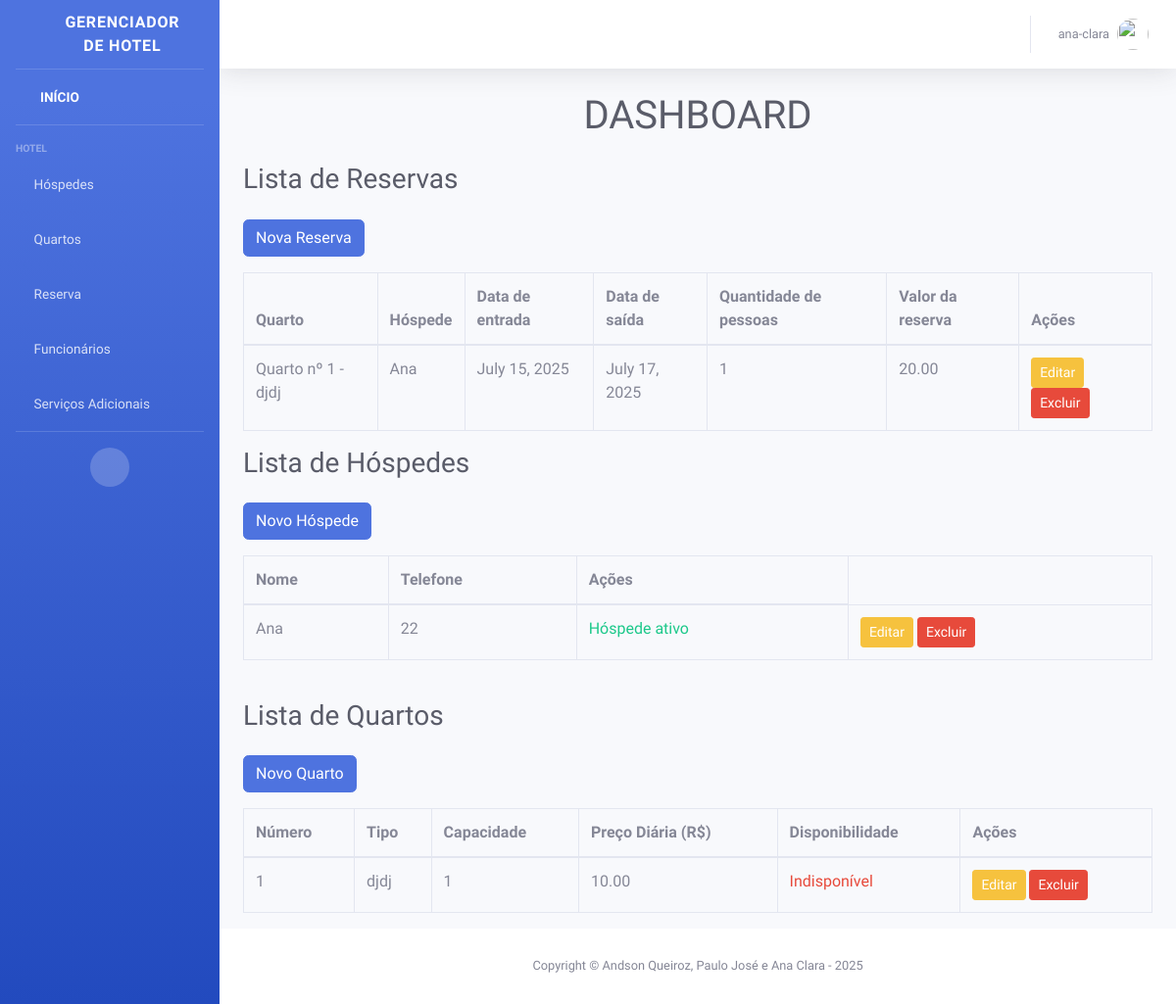
The app's page / (signed in) with its own data.
### reservas/models.py (models this page shows, shortened)
class Reserva(models.Model):
    hospede = models.ForeignKey(Hospede, to_field='cpf', on_delete=models.CASCADE)
    quarto = models.ForeignKey(Quarto, on_delete=models.CASCADE)
    dtEntrada = models.DateField()
    dtSaida = models.DateField()
    quantPessoas = models.PositiveIntegerField()
    valor_total = models.DecimalField(max_digits=8, decimal_places=2, blank=True, null=True)

### quartos/models.py (models this page shows)
class Quarto(models.Model):
    numero = models.IntegerField(unique=True, primary_key=True)
    tipo = models.CharField(max_length=50)
    capacidade = models.IntegerField()
    disponibilidade = models.BooleanField(default=True)
    preco_diaria = models.DecimalField(max_digits=8, decimal_places=2)
    def __str__(self):
        return f"Quarto nº {self.numero} - {self.tipo}"

### clientes/models.py (models this page shows)
class Hospede(models.Model):
    nome = models.CharField(max_length=100)
    telefone = models.CharField(max_length=20)
    ativo = models.BooleanField(default=False)
    cpf = models.CharField(primary_key=True, max_length=14)
    def __str__(self):
        return self.nome

### core/views.py (the view)
# urls.py: path('', views.listar_tudo, name='listar_tudo'),
@login_required
def listar_tudo(request):
    quartos = Quarto.objects.all()
    hospedes = Hospede.objects.all()
    reservas = Reserva.objects.all()
    return render(request, 'index.html', {'quartos': quartos, 'hospedes': hospedes, 'reservas' : reservas})

### templates/index.html
{% extends 'base.html' %}
{% block content %}
<h1 class="text-center mb-4 text-gray-800 fw-bold">DASHBOARD</h1>
<div class="container-fluid">
  <h1 class="h3 mb-4 text-gray-800">Lista de Reservas</h1>
  <a href="{% url 'cadastrar_reserva' %}" class="btn btn-primary mb-3">Nova Reserva</a>
  <table class="table table-bordered">
    <thead>
      <tr>
        <th>Quarto</th>
        <th>Hóspede</th>
        <th>Data de entrada</th>
        <th>Data de saída</th>
        <th>Quantidade de pessoas</th>
        <th>Valor da reserva</th>
        <th>Ações</th>
      </tr>
    </thead>
    <tbody>
      {% for reserva in reservas %}
      <tr>
        <td>{{ reserva.quarto }}</td>
        <td>{{ reserva.hospede }}</td>
        <td>{{ reserva.dtEntrada }}</td>
        <td>{{ reserva.dtSaida }}</td>
        <td>{{ reserva.quantPessoas }}</td>
        <td>{{ reserva.valor_total }}</td>
        <td>
          <a href="{% url 'editar_reserva' reserva.id %}" class="btn btn-warning btn-sm">Editar</a>
          <a href="{% url 'deletar_reserva' reserva.id %}" class="btn btn-danger btn-sm" onclick="return confirm('Tem certeza que deseja excluir esta reserva?')">Excluir</a>
        </td>
      </tr>
      {% empty %}
      <tr>
        <td colspan="5">Nenhuma reserva encontrada.</td>
      </tr>
      {% endfor %}
    </tbody>
  </table>
</div>
<div class="container-fluid">
  <h1 class="h3 mb-4 text-gray-800">Lista de Hóspedes</h1>
  <a href="{% url 'cadastrar_hospede' %}" class="btn btn-primary mb-3">Novo Hóspede</a>
  <table class="table table-bordered">
    <thead>
      <tr>
        <th>Nome</th>
        <th>Telefone</th>
        <th>Ações</th>
      </tr>
    </thead>
    <tbody>
      {% for hospede in hospedes %}
      <tr>
        <td>{{ hospede.nome }}</td>
        <td>{{ hospede.telefone }}</td>
          {% if hospede.ativo %}
            <td class="text-success">Hóspede ativo</td>
          {% else %}
            <td class="text-danger">Hóspede não ativo</td>
          {% endif %}
        <td>
          <a href="{% url 'editar_hospede' hospede.cpf %}" class="btn btn-warning btn-sm">Editar</a>
          <a href="{% url 'deletar_hospede' hospede.cpf %}" class="btn btn-danger btn-sm" onclick="return confirm('Tem certeza que deseja excluir este hóspede?')">Excluir</a>
        </td>
      </tr>
      {% empty %}
      <tr>
        <td colspan="5">Nenhum hóspede cadastrado.</td>
      </tr>
      {% endfor %}
    </tbody>
  </table>
</div>
<br>
<div class="container-fluid">
  <h1 class="h3 mb-4 text-gray-800">Lista de Quartos</h1>
  <a href="{% url 'cadastrar_quarto' %}" class="btn btn-primary mb-3">Novo Quarto</a>
  <table class="table table-bordered">
    <thead>
      <tr>
        <th>Número</th>
        <th>Tipo</th>
        <th>Capacidade</th>
        <th>Preço Diária (R$)</th>
        <th>Disponibilidade</th>
        <th>Ações</th>
      </tr>
    </thead>
    <tbody>
      {% for quarto in quartos %}
      <tr>
        <td>{{ quarto.numero }}</td>
        <td>{{ quarto.tipo }}</td>
        <td>{{ quarto.capacidade }}</td>
        <td>{{ quarto.preco_diaria }}</td>
          {% if quarto.disponibilidade %}
            <td class="text-success">Disponível</td>
          {% else %}
            <td class="text-danger">Indisponível</td>
          {% endif %}
        <td>
          <a href="{% url 'editar_quarto' quarto.numero %}" class="btn btn-warning btn-sm">Editar</a>
          <a href="{% url 'deletar_quarto' quarto.numero %}" class="btn btn-danger btn-sm" onclick="return confirm('Tem certeza que deseja excluir este quarto?')">Excluir</a>
        </td>
      </tr>
      {% empty %}
      <tr>
        <td colspan="5">Nenhum quarto cadastrado.</td>
      </tr>
      {% endfor %}
    </tbody>
  </table>
</div>
{% endblock %}

### templates/base.html (shortened to what this page needs)
<!DOCTYPE html>
<html lang="en">
{% load static %}
<head>
    <link href="{% static 'vendor/fontawesome-free/css/all.min.css' %}" rel="stylesheet" type="text/css">
    <link href="{% static 'css/sb-admin-2.min.css' %}" rel="stylesheet">
</head>
<body id="page-top d-flex flex-column min-vh-100">
    <div id="wrapper">
        <ul class="navbar-nav bg-gradient-primary sidebar sidebar-dark accordion" id="accordionSidebar">
            <a class="sidebar-brand d-flex align-items-center justify-content-center" href="index.html">
                <div class="sidebar-brand-icon rotate-n-15">
                    <i class="fas fa-laugh-wink"></i>
                </div>
                <div class="sidebar-brand-text mx-3">Gerenciador de HOTEL</div>
            </a>
            <hr class="sidebar-divider my-0">
            <li class="nav-item active">
                <a class="nav-link" href="{% url 'listar_tudo' %}">
                    <i class="fas fa-fw fa-tachometer-alt"></i>
                    <span>INÍCIO</span></a>
            </li>
            <hr class="sidebar-divider">
            <div class="sidebar-heading">
                Hotel
            </div>
            <li class="nav-item">
                <a class="nav-link collapsed" href="#" data-toggle="collapse" data-target="#collapseTwo"
                    aria-expanded="true" aria-controls="collapseTwo">
                    <i class="fas fa-suitcase-rolling"></i>
                    <span>Hóspedes</span>
                </a>
            </li>
            <li class="nav-item">
                <a class="nav-link collapsed" href="#" data-toggle="collapse" data-target="#collapseUtilities"
                    aria-expanded="true" aria-controls="collapseUtilities">
                    <i class="fas fa-bed"></i>
                    <span>Quartos</span>
                </a>
            </li>
            <li class="nav-item">
                <a class="nav-link collapsed" href="#" data-toggle="collapse" data-target="#collapseReserva"
                    aria-expanded="true" aria-controls="collapseReserva">
                    <i class="fas fa-hotel"></i>
                    <span>Reserva</span>
                </a>
            </li>
            <li class="nav-item">
                <a class="nav-link collapsed" href="#" data-toggle="collapse" data-target="#collapseFuncionarios"
                    aria-expanded="true" aria-controls="collapseFuncionarios">
                    <i class="fas fa-user-tie"></i>
                    <span>Funcionários</span>
                </a>
            </li>
             <li class="nav-item">
                <a class="nav-link collapsed" href="#" data-toggle="collapse" data-target="#collapseServicos"
                    aria-expanded="true" aria-controls="collapseServicos">
                    <i class="fas fa-concierge-bell"></i>
                    <span>Serviços Adicionais</span>
                </a>
            </li>
            <hr class="sidebar-divider d-none d-md-block">
            <div class="text-center d-none d-md-inline">
                <button class="rounded-circle border-0" id="sidebarToggle"></button>
            </div>
        </ul>
        <div id="content-wrapper" class="d-flex flex-column">
            <main id="content" class="flex-fill">
                <nav class="navbar navbar-expand navbar-light bg-white topbar mb-4 static-top shadow">
                    <ul class="navbar-nav ml-auto">
                        {% if user.is_authenticated %}
                        <li class="nav-item dropdown no-arrow">
                            <a class="nav-link dropdown-toggle" href="#" id="userDropdown" role="button"
                                data-toggle="dropdown" aria-haspopup="true" aria-expanded="false">
                                <span class="mr-2 d-none d-lg-inline text-gray-600 small">{{ user.username }}</span>
                                <img class="img-profile rounded-circle" src="{% static 'img/undraw_profile.svg' %}">
                            </a>
                        </li>
                    {% else %}
                        <li class="nav-item">
                            <a class="nav-link" href="{% url 'login' %}">Login</a>
                        </li>
                    {% endif %}
                    </ul>
                </nav>
                {% block content %}{% endblock %}
            <footer class="footer sticky-footer bg-white">
                <div class="container my-auto">
                    <div class="copyright text-center my-auto">
                        <span>Copyright &copy; Andson Queiroz, Paulo José e Ana Clara - 2025</span>
                    </div>
                </div>
            </footer>
        </div>
    </div>
</body>
</html>

### records on screen
Reserva: quarto "Quarto nº 1 - djdj", hospede "Ana", dtEntrada "July 15, 2025", dtSaida "July 17, 2025", quantPessoas "1", valor_total "20.00"
Hospede: nome "Ana", telefone "22", ativo "Hóspede ativo"
Quarto: numero "1", tipo "djdj", capacidade "1", preco_diaria "10.00", disponibilidade "Indisponível"

### other values on screen
{{ user.username }} "ana-clara"
